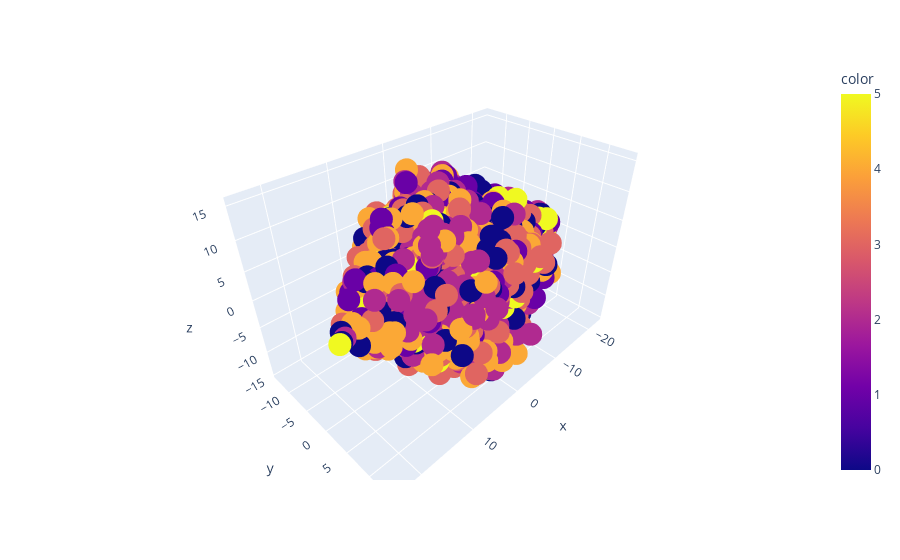

The code cell stored with this chart in its notebook:
### Code cell
fig = px.scatter_3d(x=pca3D[:,0], y=pca3D[:,1], z=pca3D[:,2], color=y_train)
fig.show()

### Figure 1 — Plotly figure (JSON) as saved in the notebook; plotly's stock layout.template omitted (floating-point values rounded to 4 significant figures; data arrays with more than 128 entries replaced by an {"elided": "..."} marker saying what was removed)
{"data": [{"hovertemplate": "x=%{x}<br>y=%{y}<br>z=%{z}<br>color=%{marker.color}<extra></extra>", "legendgroup": "", "marker": {"color": {"elided": "28273 int values"}, "coloraxis": "coloraxis", "symbol": "circle"}, "mode": "markers", "name": "", "scene": "scene", "showlegend": false, "type": "scatter3d", "x": {"elided": "28273 float values"}, "y": {"elided": "28273 float values"}, "z": {"elided": "28273 float values"}}], "layout": {"coloraxis": {"colorbar": {"title": {"text": "color"}}, "colorscale": [[0, "#0d0887"], [0.1111, "#46039f"], [0.2222, "#7201a8"], [0.3333, "#9c179e"], [0.4444, "#bd3786"], [0.5556, "#d8576b"], [0.6667, "#ed7953"], [0.7778, "#fb9f3a"], [0.8889, "#fdca26"], [1, "#f0f921"]]}, "legend": {"tracegroupgap": 0}, "margin": {"t": 60}, "scene": {"domain": {"x": [0, 1], "y": [0, 1]}, "xaxis": {"title": {"text": "x"}}, "yaxis": {"title": {"text": "y"}}, "zaxis": {"title": {"text": "z"}}}}}
